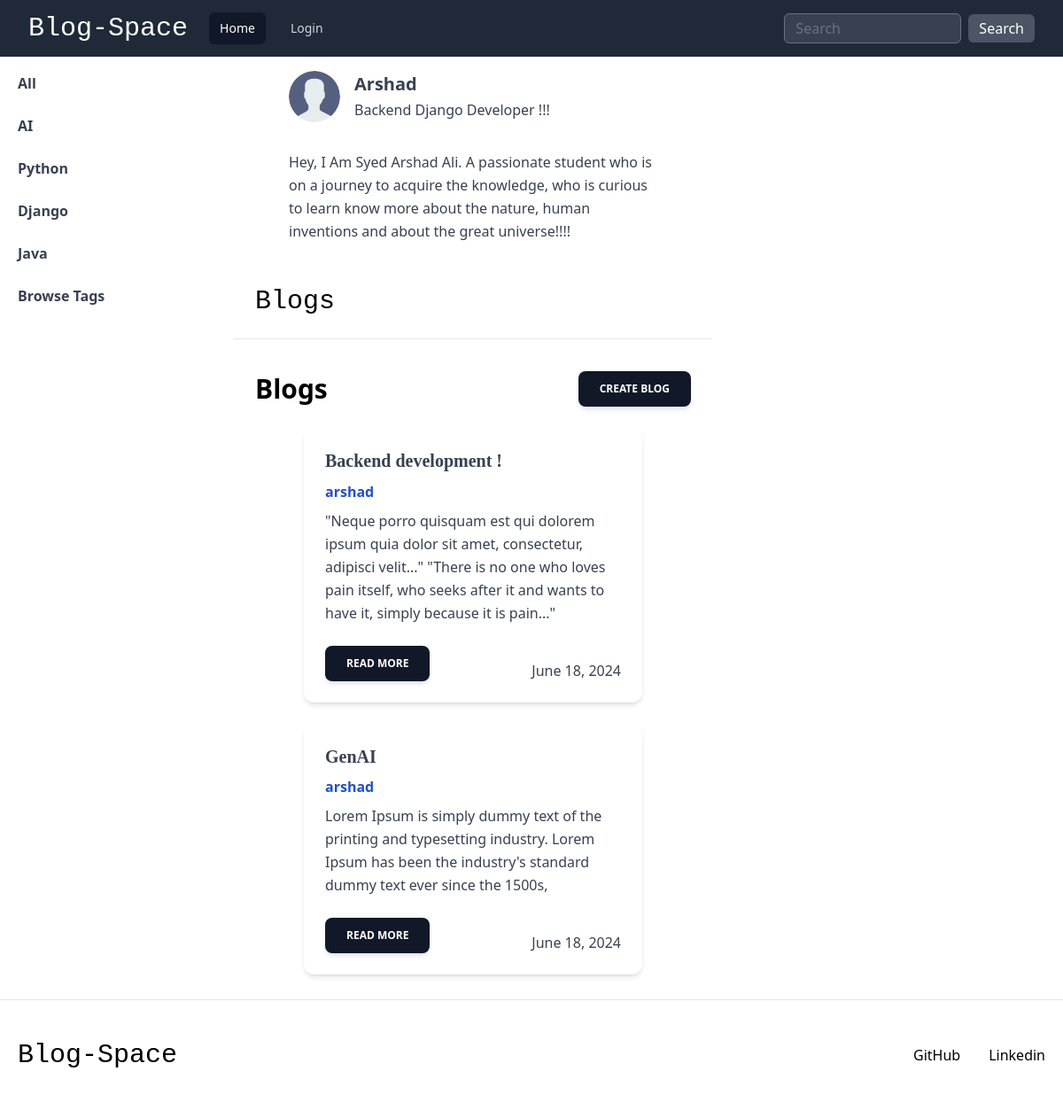
Page /profile/1/ on the committed database.
### base/models.py (models this page shows, shortened)
class Tag(models.Model):
    name = models.CharField(max_length=200)

class User(AbstractUser):
    name = models.CharField(max_length=200, null=True)
    email = models.EmailField(unique=True, null=True)
    bio = models.TextField(null=True)
    description = models.TextField(null=True, blank=True)
    avatar = models.ImageField(null=True, default="avatar.svg")

class Blog(models.Model):
    host = models.ForeignKey(User, on_delete=models.SET_NULL, null=True)
    tag = models.ForeignKey(Tag, on_delete=models.SET_NULL, null=True)
    name = models.CharField(max_length=200)
    description = models.TextField(null=True, blank=True)
    participants = models.ManyToManyField(User, related_name='participants', blank=True)
    content = models.TextField(null=True, blank=True)
    updated = models.DateTimeField(auto_now=True)
    created = models.DateTimeField(auto_now_add=True)
    class Meta:
        ordering = ['-updated', '-created']

### base/views.py (the view)
# urls.py: path('profile/<str:pk>/', views.userProfile, name="profile"),
def userProfile(request, pk):
    user = User.objects.get(id=pk)
    blogs = user.blog_set.all()
    tags = Tag.objects.all()
    context = {'user':user, 'blogs':blogs, 'tags':tags}
    return render(request, 'base/profile.html', context)

### base/templates/base/profile.html (shortened to what this page needs)
{% extends "main.html" %}
{% block content %}
    <div class="container">
        {% include "base/tags_component.html" %}
        <div>
            <div class="flex w-full max-w-[26rem] flex-col rounded-xl bg-transparent bg-clip-border text-gray-700 shadow-none m-auto">
                <div class="relative flex items-center gap-4 pt-0 pb-8 mx-0 mt-4 overflow-hidden text-gray-700 bg-transparent shadow-none rounded-xl bg-clip-border">
                    <img
                    src="{{user.avatar.url}}"
                    alt="user-profile"
                    class="relative inline-block h-[58px] w-[58px] !rounded-full  object-cover object-center" />
                    <div class="flex w-full flex-col gap-0.5">
                        <div class="flex items-center justify-between">
                            <h5 class="block font-sans text-xl antialiased font-semibold leading-snug tracking-normal text-blue-gray-900">
                            {{user.username.title}}
                            </h5>
                        </div>
                        <p class="block font-sans text-base antialiased font-light leading-relaxed text-blue-gray-900">
                            {{user.bio}}
                        </p>
                    </div>
                </div>
                <div class="p-0 mb-6">
                        <p class="block font-sans text-base antialiased font-light leading-relaxed text-inherit">
                            {% if user.description %}
                            {{user.description}}
                            {% else %}
                            Lorem Ipsum is simply dummy text of the printing and typesetting industry
                            {% endif %}
                        </p>
                </div>
            </div>
            {% include "base/feed_component.html" %}
        </div>
    </div>
{% endblock content %}

### templates/main.html (shortened to what this page needs)
{% load static tailwind_tags %}
{% load static %}
<!DOCTYPE html>
<html lang="en">
<head>
    <link rel="stylesheet" href={% static 'style/style.css' %} >
    {% tailwind_css %}
</head>
<body>
    {% include "navbar.html" %}
    {% block content %}
    {% endblock content %}
    {% include "footer.html" %}
</body>
</html>

### templates/navbar.html (shortened to what this page needs)
<nav class="bg-gray-800">
  <div class="mx-auto max-w-7xl px-2 sm:px-6 lg:px-8">
    <div class="relative flex h-16 items-center justify-between">
      <div class="flex flex-1 items-center justify-center sm:items-stretch sm:justify-start">
        <div class="flex flex-shrink-0 items-center">
          <a href="{% url "home" %}" class="text-xl sm:text-3xl text-white font-mono">Blog-Space</a>
        </div>
        <div class="hidden sm:ml-6 sm:block">
          <div class="flex space-x-4">
            <a href="{% url "home" %}" class="rounded-md bg-gray-900 px-3 py-2 text-sm font-medium text-white" aria-current="page">Home</a>
            {% if request.user.is_authenticated %}
              <a href="{% url "profile" request.user.id %}" class="rounded-md px-3 py-2 text-sm font-medium text-gray-300 hover:bg-gray-700 hover:text-white">Profile</a>
              <a href="{% url "logout" %}" class="rounded-md px-3 py-2 text-sm font-medium text-gray-300 hover:bg-gray-700 hover:text-red-600">Logout</a>
            {% else %}
              <a href="{% url "login" %}" class="rounded-md px-3 py-2 text-sm font-medium text-gray-300 hover:bg-gray-700 hover:text-white">Login</a>
            {% endif %}
          </div>
        </div>
      </div>
      <div class="hidden sm:block">
        <form action="{% url 'home' %}" method="GET" class="flex items-center">
          <input class="rounded-md bg-gray-700 text-gray-50 focus:border-teal-800 outline-none shadow-none focus:outline-none focus:shadow-none focus:ring-0 px-3 py-1" type="text" name="q" placeholder="Search" style="width: 200px;">
          <button type="submit" class="ml-2 bg-gray-600 hover:bg-gray-500 text-white rounded-md px-3 py-1">Search</button>
        </form>
      </div>
    </div>
  </div>
</nav>

### base/templates/base/tags_component.html (shortened to what this page needs)
<div class="md:flex md:flex-col text-gray-700 bg-white shadow-none w-78 bg-clip-border font-sans   hidden">
    <nav class="flex min-w-[240px] flex-col gap-1 p-2 font-semibold text-base text-blue-gray-700">
    <a type="button" href="{% url "home" %}" class="flex items-center w-full p-3 leading-tight transition-all rounded-lg outline-none text-start hover:bg-blue-gray-50 hover:bg-opacity-80 hover:text-blue-gray-900 focus:bg-blue-gray-50 focus:bg-opacity-80 focus:text-blue-gray-900 active:bg-blue-gray-50 active:bg-opacity-80 active:text-blue-gray-900">All</a>
    {% for tag in tags %}
        <a type="button" href="{% url "home" %}?q={{tag.name}}"
            class="flex items-center w-full p-3 leading-tight transition-all rounded-lg outline-none text-start hover:bg-blue-gray-50 hover:bg-opacity-80 hover:text-blue-gray-900 focus:bg-blue-gray-50 focus:bg-opacity-80 focus:text-blue-gray-900 active:bg-blue-gray-50 active:bg-opacity-80 active:text-blue-gray-900">
            {{tag.name}}
        </a>
    {% endfor %}
    <a href="{% url "tags" %}" class="flex items-center w-full p-3 leading-tight transition-all rounded-lg outline-none text-start hover:bg-blue-gray-50 hover:bg-opacity-80 hover:text-blue-gray-900 focus:bg-blue-gray-50 focus:bg-opacity-80 focus:text-blue-gray-900 active:bg-blue-gray-50 active:bg-opacity-80 active:text-blue-gray-900">Browse Tags</a>
    </nav>
</div>

### base/templates/base/feed_component.html (shortened to what this page needs)
<div class="mb-7 px-4 sm:px-6">
    <h1 class="font-mono text-2xl sm:text-3xl xl:text-4xl m-4 sm:m-6">Blogs</h1>
    <hr>
    <div class="flex flex-col sm:flex-row justify-between items-start sm:items-center mx-4 sm:mx-6 mt-6 sm:mt-9">
        <div class="font-sans font-bold text-2xl sm:text-3xl mb-4 sm:mb-0">
            <h1>{{blog_count}} Blogs</h1>
        </div>
        <div>
            <a href="{% url "create-blog" %}" class="inline-block align-middle select-none font-sans font-bold text-center uppercase transition-all disabled:opacity-50 disabled:shadow-none disabled:pointer-events-none text-xs py-3 px-6 rounded-lg bg-gray-900 text-white shadow-md shadow-gray-900/10 hover:shadow-lg hover:shadow-gray-900/20 focus:opacity-[0.85] focus:shadow-none active:opacity-[0.85] active:shadow-none" type="button">
             Create Blog
            </a>
        </div>
    </div>
    <div class="flex flex-row flex-wrap justify-center">
        {% for blog in blogs %}
            <div class="mt-6 text-gray-700 bg-white shadow-md bg-clip-border rounded-xl mx-2 sm:mx-4 sm:w-[calc(50%-2rem)] lg:w-[382px]
             {% comment %} w-full lg:w-[calc(33.33%-2rem)] {% endcomment %}
             ">
                <div class="p-6">
                    <div class="flex flex-col sm:flex-row justify-between items-start sm:items-center mb-2">
                        <div class="mb-2 sm:mb-0">
                            <a href="{% url "blog" blog.id %}" class="mb-2 font-serif text-xl antialiased font-semibold leading-snug tracking-normal text-blue-gray-900">{{blog.name}}</a>
                        </div>
                    </div>
                    <a href="{% url "profile" blog.host.id %}" class="font-sans text-blue-700 font-semibold">{{blog.host.username}}</a>
                    <p class="block font-sans text-base antialiased font-light leading-relaxed text-inherit mt-2">
                        {% if blog.description %}
                            {{blog.description}}
                        {% else %}
                            The place is close to Barceloneta Beach and bus stop just 2 min by walk
                            and near to "Naviglio" where you can enjoy the main night life in
                            Barcelona.
                        {% endif %}
                    </p>
                </div>
                <div class="flex justify-between p-6 pt-0">
                    <div>
                        <a href="{% url "blog" blog.id %}"
                            class="inline-block align-middle select-none font-sans font-bold text-center uppercase transition-all disabled:opacity-50 disabled:shadow-none disabled:pointer-events-none text-xs py-3 px-6 rounded-lg bg-gray-900 text-white shadow-md shadow-gray-900/10 hover:shadow-lg hover:shadow-gray-900/20 focus:opacity-[0.85] focus:shadow-none active:opacity-[0.85] active:shadow-none"
                            type="button">
                            Read More
                        </a>
                    </div>
                    <div class="self-end">
                        <h2>
                            {{blog.created.date}}
                        </h2>
                    </div>
                </div>
            </div>
        {% endfor %}
    </div>
</div>

### templates/footer.html (shortened to what this page needs)
<footer
  class="flex flex-row flex-wrap items-center justify-center w-full py-6 text-center border-t gap-y-6 gap-x-12 border-blue-gray-50 md:justify-between">
  <a href="{% url "home" %}" class="text-3xl text-White font-mono text-black sm:font-xl m-5 ">Blog-Space</a>
  <ul class="flex flex-wrap items-center gap-y-2 gap-x-8 m-5">
  <li>
    <a href="https://github.com/Arshad-Aly" target="_blank"
      class="block font-sans text-base antialiased font-normal leading-relaxed transition-colors text-blue-gray-900 hover:text-blue-500 ">
      GitHub
    </a>
  </li>
    <li>
      <a href="https://www.linkedin.com/in/syed-arshad-ali-b049a4272/" target="_blank"
        class="block font-sans text-base antialiased font-normal leading-relaxed transition-colors text-blue-gray-900 hover:text-blue-500">
        Linkedin
      </a>
    </li>
  </ul>
</footer>

### static/style/style.css (style rules this page uses)
:root { --color-main: #71c6dd; --color-main-light: #e1f6fb; --color-dark: #3f4156; --color-dark-medium: #51546e; --color-dark-light: #696d97; --color-light: #e5e5e5; --color-gray: #8b8b8b; --color-light-gray: #b2bdbd; --color-bg: #2d2d39; --color-success: #5dd693; --color-error: #fc4b0b; }
.container { width: 100%; display:grid; grid-template-columns: 1fr 3fr 1fr; }

### rows in the picture
Tag: name "AI"
Tag: name "Python"
Tag: name "Django"
Tag: name "Java"
User: avatar (placeholder picture), username "Arshad", bio "Backend Django Developer !!!", description "Hey, I Am Syed Arshad Ali. A passionate student who is on a journey to acquire the knowledge, who is curious to learn know more about the nature, human inventions and about the great universe!!!!"
Blog: name "Backend development !", host.username "arshad", description "\"Neque porro quisquam est qui dolorem ipsum quia dolor sit amet, consectetur, adipisci velit...\" \"There is no one who loves pain itself, who seeks after it and wants to have it, simply because it is pain...\"", created "June 18, 2024"
Blog: name "GenAI", host.username "arshad", description "Lorem Ipsum is simply dummy text of the printing and typesetting industry. Lorem Ipsum has been the industry's standard dummy text ever since the 1500s,", created "June 18, 2024"
